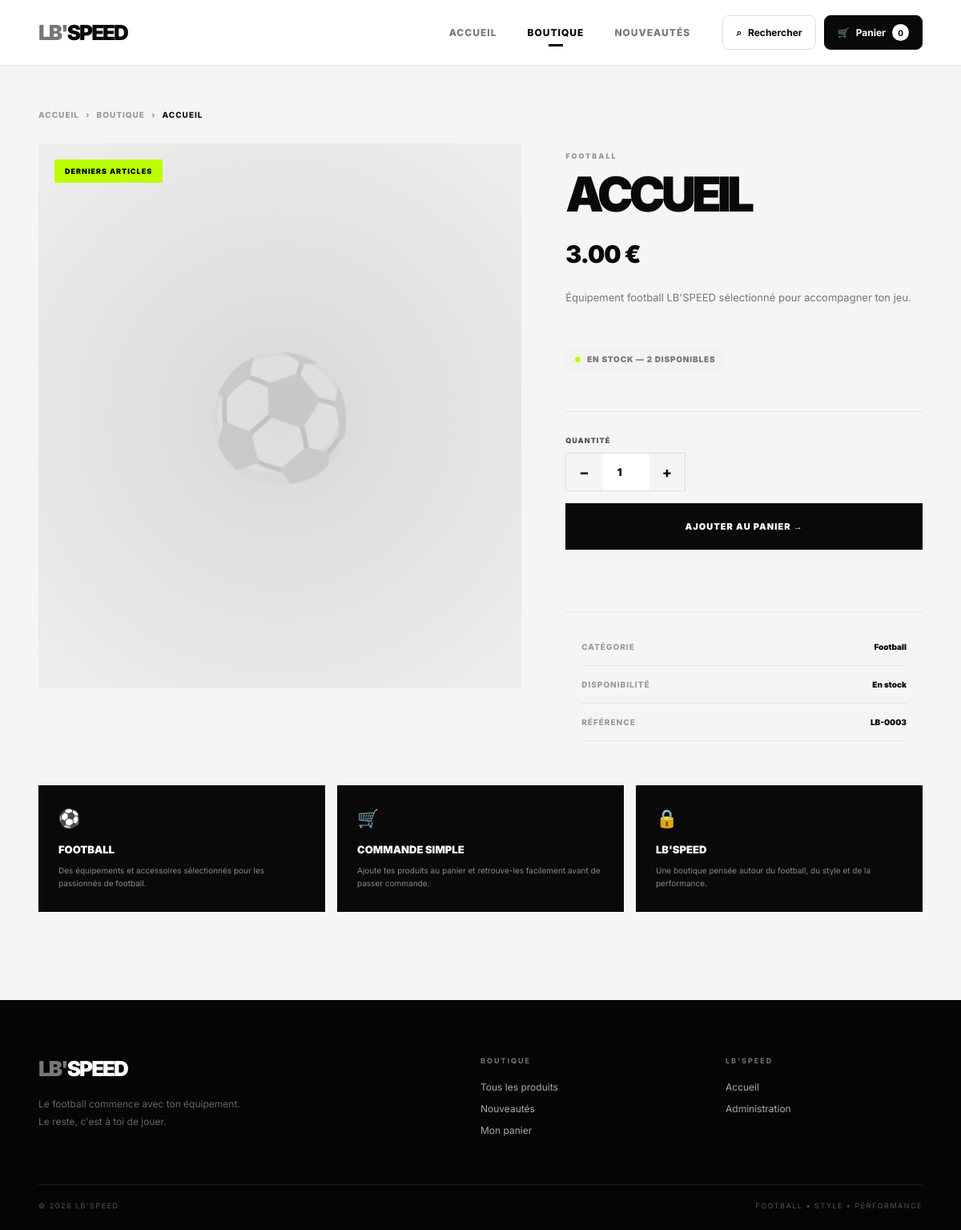
Page /produit/3 on the committed database.
### tables this page shows
CREATE TABLE products (
            id INTEGER PRIMARY KEY AUTOINCREMENT,
            name TEXT NOT NULL,
            description TEXT DEFAULT '',
            price REAL NOT NULL DEFAULT 0,
            stock INTEGER NOT NULL DEFAULT 0,
            image TEXT DEFAULT '',
            category_id INTEGER,
            created_at TIMESTAMP DEFAULT CURRENT_TIMESTAMP, discount_percent REAL NOT NULL DEFAULT 0, promotion_active INTEGER NOT NULL DEFAULT 0, promotion_discount REAL NOT NULL DEFAULT 0,

            FOREIGN KEY (category_id)
            REFERENCES categories(id)
            ON DELETE SET NULL
        );

### app.py (the view, shortened to what this page needs)
@app.route("/produit/<int:product_id>")
def product(product_id):
    db = get_db()
    product = db.execute("""
        SELECT
            p.*,
            c.name AS category_name,
            c.slug AS category_slug
        FROM products p
        LEFT JOIN categories c
            ON c.id = p.category_id
        WHERE p.id = ?
    """, (
        product_id,
    )).fetchone()
    related_products = db.execute("""
        SELECT
            p.*,
            c.name AS category_name
        FROM products p
        LEFT JOIN categories c
            ON c.id = p.category_id
        WHERE p.category_id = ?
          AND p.id != ?
        ORDER BY p.id DESC
        LIMIT 4
    """, (
        product["category_id"],
        product_id
    )).fetchall()
    db.close()
    return render_template(
        "produit.html",
        product=product,
        related_products=related_products
    )

### app.py (called while the page is built, shortened)
@app.context_processor
def global_variables():
    cart = session.get(
        "cart",
        {}
    )
    cart_count = 0
    return {
        "cart_count": cart_count,
        "minimum_commande": MINIMUM_COMMANDE,
        "product_final_price": product_final_price
    }

### database.py (called while the page is built)
def get_db():
    db = sqlite3.connect(
        DATABASE
    )
    db.row_factory = sqlite3.Row
    db.execute(
        "PRAGMA foreign_keys = ON"
    )
    return db

### templates/produit.html (shortened to what this page needs)
<!DOCTYPE html>
<html lang="fr">
<head>
    <link
        rel="stylesheet"
        href="{{ url_for('static', filename='css/style.css') }}"
    >
</head>
<body>
<header class="header">
    <div class="header-inner">
        <a href="/" class="brand">
            <span>LB'</span>SPEED
        </a>
        <nav class="navigation">
            <a href="/">
                Accueil
            </a>
            <a
                href="/boutique"
                class="active"
            >
                Boutique
            </a>
            <a href="/boutique?nouveautes=1">
                Nouveautés
            </a>
        </nav>
        <div class="header-actions">
            <a
                href="/boutique"
                class="search-button"
            >
                <span>⌕</span>
                <span>Rechercher</span>
            </a>
            <a
                href="/panier"
                class="cart-button"
            >
                <span class="cart-icon">
                    🛒
                </span>
                <span>
                    Panier
                </span>
                <b>
                    {{ cart_count }}
                </b>
            </a>
        </div>
    </div>
</header>
<main class="product-page">
    <div class="product-breadcrumb">
        <a href="/">
            Accueil
        </a>
        <span>›</span>
        <a href="/boutique">
            Boutique
        </a>
        <span>›</span>
        <span class="product-breadcrumb-current">
            {{ product["name"] }}
        </span>
    </div>
    <section class="product-layout">
        <div class="product-image-area">
            {% if product["stock"] <= 0 %}
                <div class="product-image-badge out">
                    RUPTURE
                </div>
            {% elif product["stock"] <= 5 %}
                <div class="product-image-badge low">
                    DERNIERS ARTICLES
                </div>
            {% else %}
                <div class="product-image-badge">
                    DISPONIBLE
                </div>
            {% endif %}
            {% if product["image"] %}
                <img
                    src="{{ product['image'] }}"
                    alt="{{ product['name'] }}"
                >
            {% else %}
                <div class="product-image-placeholder">
                    <span>
                        ⚽
                    </span>
                </div>
            {% endif %}
        </div>
        <div class="product-info">
            <div class="product-category">
                {{ product["category_name"] or "FOOTBALL" }}
            </div>
            <h1>
                {{ product["name"] }}
            </h1>
            <div class="product-price">
                {{ "%.2f"|format(product["price"]) }} €
            </div>
            {% if product["description"] %}
                <div class="product-description">
                    {{ product["description"] }}
                </div>
            {% else %}
                <div class="product-description">
                    Équipement football LB'SPEED sélectionné
                    pour accompagner ton jeu.
                </div>
            {% endif %}
            {% if product["stock"] > 0 %}
                <div class="product-stock">
                    <span class="stock-dot"></span>
                    En stock —
                    {{ product["stock"] }}
                    disponible{% if product["stock"] > 1 %}s{% endif %}
                </div>
                <div class="product-buy">
                    <label class="quantity-label">
                        Quantité
                    </label>
                    <div class="quantity-wrapper">
                        <button
                            type="button"
                            onclick="changeQuantity(-1)"
                        >
                            −
                        </button>
                        <input
                            id="quantity"
                            type="number"
                            min="1"
                            max="{{ product['stock'] }}"
                            value="1"
                        >
                        <button
                            type="button"
                            onclick="changeQuantity(1)"
                        >
                            +
                        </button>
                    </div>
                    <button
                        id="addButton"
                        class="product-add-button"
                        type="button"
                        onclick="addToCart()"
                    >
                        Ajouter au panier →
                    </button>
                    <div
                        id="message"
                        class="product-message"
                    ></div>
                </div>
            {% endif %}
            <div class="product-details">
                <div class="product-detail-row">
                    <span class="product-detail-label">
                        Catégorie
                    </span>
                    <span class="product-detail-value">
                        {{ product["category_name"] or "Football" }}
                    </span>
                </div>
                <div class="product-detail-row">
                    <span class="product-detail-label">
                        Disponibilité
                    </span>
                    <span class="product-detail-value">
                        {% if product["stock"] > 0 %}
                            En stock
                        {% else %}
                            Rupture
                        {% endif %}
                    </span>
                </div>
                <div class="product-detail-row">
                    <span class="product-detail-label">
                        Référence
                    </span>
                    <span class="product-detail-value">
                        LB-{{ "%04d"|format(product["id"]) }}
                    </span>
                </div>
            </div>
        </div>
    </section>
    <section class="product-features">
        <div class="product-feature">
            <div class="product-feature-icon">
                ⚽
            </div>
            <h3>
                Football
            </h3>
            <p>
                Des équipements et accessoires
                sélectionnés pour les passionnés
                de football.
            </p>
        </div>
        <div class="product-feature">
            <div class="product-feature-icon">
                🛒
            </div>
            <h3>
                Commande simple
            </h3>
            <p>
                Ajoute tes produits au panier
                et retrouve-les facilement
                avant de passer commande.
            </p>
        </div>
        <div class="product-feature">
            <div class="product-feature-icon">
                🔒
            </div>
            <h3>
                LB'SPEED
            </h3>
            <p>
                Une boutique pensée autour
                du football, du style et
                de la performance.
            </p>
        </div>
    </section>
</main>
<footer class="footer">
    <div class="footer-main">
        <div class="footer-brand">
            <a href="/" class="brand">
                <span>LB'</span>SPEED
            </a>
            <p>
                Le football commence avec ton équipement.
                <br>
                Le reste, c'est à toi de jouer.
            </p>
        </div>
        <div class="footer-column">
            <h4>
                BOUTIQUE
            </h4>
            <a href="/boutique">
                Tous les produits
            </a>
            <a href="/boutique?nouveautes=1">
                Nouveautés
            </a>
            <a href="/panier">
                Mon panier
            </a>
        </div>
        <div class="footer-column">
            <h4>
                LB'SPEED
            </h4>
            <a href="/">
                Accueil
            </a>
            <a href="/admin">
                Administration
            </a>
        </div>
    </div>
    <div class="footer-bottom">
        <span>
            © 2026 LB'SPEED
        </span>
        <span>
            FOOTBALL • STYLE • PERFORMANCE
        </span>
    </div>
</footer>
</body>
</html>

### static/css/style.css (style rules this page uses)
* { margin: 0; padding: 0; box-sizing: border-box; }
:root { --black: #080808; --black-2: #0d0d0d; --dark: #111111; --dark-2: #171717; --white: #ffffff; --light: #f5f5f3; --gray: #888888; --gray-2: #666666; --border: #e6e6e3; --green: #b9ff00; --green-dark: #8fc900; --red: #e00000; --orange: #ff9d00; --radius: 8px; --transition: .25s ease; }
html { scroll-behavior: smooth; }
body { font-family: "Inter", Arial, sans-serif; background: var(--light); color: var(--black); overflow-x: hidden; }
body, button, input, textarea, select { font-family: "Inter", Arial, sans-serif; }
a { color: inherit; text-decoration: none; }
button, input, textarea, select { outline: none; }
button { cursor: pointer; }
.header { height: 82px; position: sticky; top: 0; z-index: 1000; background: rgba(255, 255, 255, .94); border-bottom: 1px solid #e8e8e8; backdrop-filter: blur(18px); -webkit-backdrop-filter: blur(18px); }
.header-inner { width: min(1400px, 92%); height: 100%; margin: auto; display: flex; align-items: center; justify-content: space-between; gap: 40px; }
.brand { font-size: 26px; font-weight: 900; letter-spacing: -2px; white-space: nowrap; }
.brand span { color: #777; }
.navigation { display: flex; align-items: center; gap: 38px; margin-left: auto; }
.navigation a { position: relative; color: #777; font-size: 12px; font-weight: 800; text-transform: uppercase; letter-spacing: 1px; transition: var(--transition); }
.navigation a:hover, .navigation a.active { color: #000; }
.navigation a.active::after { content: ""; position: absolute; width: 18px; height: 3px; left: 50%; bottom: -10px; background: #000; transform: translateX(-50%); }
.header-actions { display: flex; align-items: center; gap: 10px; }
.search-button, .cart-button { height: 43px; padding: 0 16px; display: flex; align-items: center; justify-content: center; gap: 8px; border: 1px solid #dedede; border-radius: var(--radius); font-size: 12px; font-weight: 700; transition: var(--transition); }
.cart-button { background: #090909; color: white; border-color: #090909; }
.cart-button b { min-width: 21px; height: 21px; display: flex; align-items: center; justify-content: center; background: white; color: black; border-radius: 50%; font-size: 10px; }
.product-details { padding: 20px; }
.product-category { color: #999; font-size: 8px; font-weight: 900; letter-spacing: 1.5px; text-transform: uppercase; }
.product-price { display: flex; align-items: center; flex-wrap: wrap; gap: 8px; }
.footer { padding: 70px 4% 25px; background: #050505; color: white; }
.footer-main { max-width: 1400px; margin: auto; display: grid; grid-template-columns: 2fr 1fr 1fr; gap: 60px; }
.footer-brand p { max-width: 420px; margin-top: 18px; color: #666; font-size: 12px; line-height: 1.8; }
.footer-column { display: flex; flex-direction: column; gap: 12px; }
.footer-column h4 { margin-bottom: 8px; color: #777; font-size: 9px; letter-spacing: 2px; }
.footer-column a { color: #aaa; font-size: 12px; transition: .2s; }
.footer-bottom { max-width: 1400px; margin: 60px auto 0; padding-top: 20px; display: flex; justify-content: space-between; border-top: 1px solid #1d1d1d; color: #555; font-size: 9px; letter-spacing: 1.5px; }
.product-page { width: min(1400px, 92%); margin: auto; padding: 80px 0; }
.product-description { margin: 25px 0; color: #777; font-size: 14px; line-height: 1.8; }
.product-stock { margin: 15px 0; color: #777; font-size: 10px; font-weight: 800; text-transform: uppercase; letter-spacing: 1px; }

### rows in the picture
products: name "ACCUEIL", price "3.00", stock "2", id "0003"

### other values in the picture
{{ cart_count }} "0"
{{ product["category_name"] or "FOOTBALL" }} "FOOTBALL"
{{ product["category_name"] or "Football" }} "Football"
